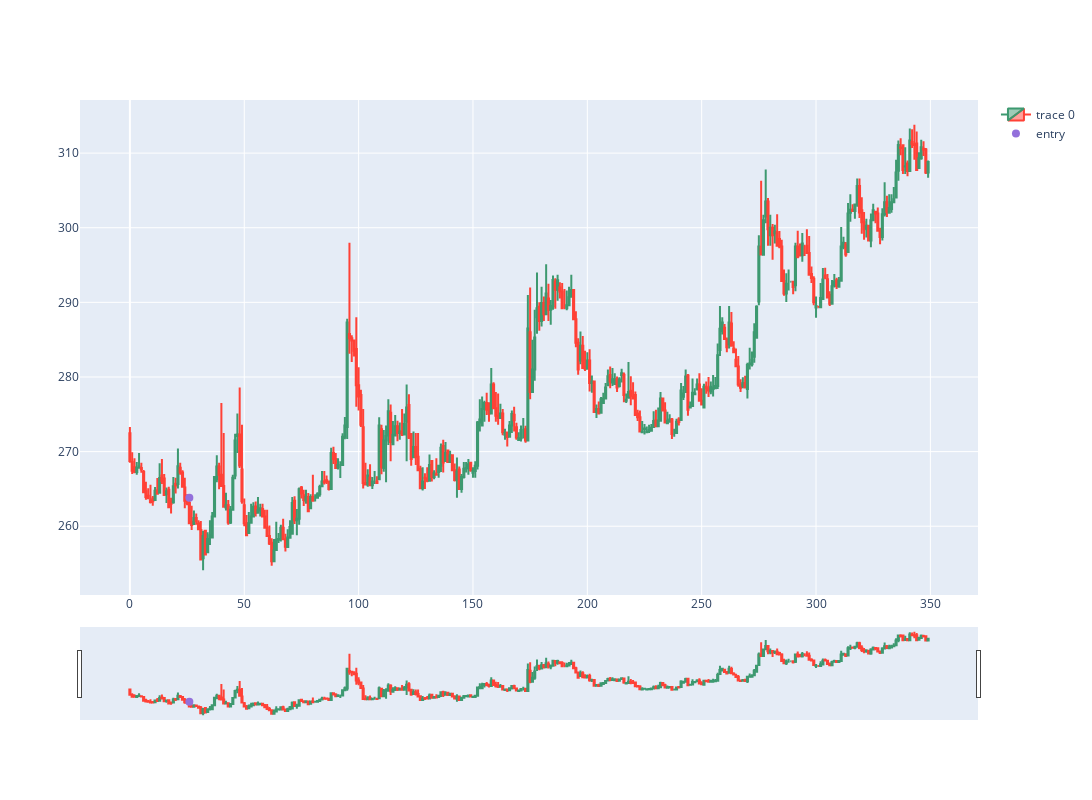

The code cell stored with this chart in its notebook:
### Code cell
import plotly.graph_objects as go
from plotly.subplots import make_subplots
from datetime import datetime
st=0
dfpl = df[st:st+350]
fig = make_subplots(rows=1, cols=1)

fig.add_trace(go.Candlestick(x=dfpl.index,
                             open=dfpl['Open'],
                             high=dfpl['High'],
                             low=dfpl['Low'],
                             close=dfpl['Close']),
              row=1, col=1)

fig.add_trace(go.Scatter(x=dfpl.index, y=dfpl['pointpos'], mode="markers",
                         marker=dict(size=8, color="MediumPurple"),
                         name="entry"),
              row=1, col=1)

fig.update_layout(width=1200, height=800, sliders=[])
fig.show()

### Figure 1 — Plotly figure (JSON) as saved in the notebook; plotly's stock layout.template omitted (floating-point values rounded to 4 significant figures; data arrays with more than 128 entries replaced by an {"elided": "..."} marker saying what was removed)
{"data": [{"close": {"elided": "350 float values"}, "high": {"elided": "350 float values"}, "low": {"elided": "350 float values"}, "open": {"elided": "350 float values"}, "type": "candlestick", "x": {"elided": "350 int values"}, "xaxis": "x", "yaxis": "y"}, {"marker": {"color": "MediumPurple", "size": 8}, "mode": "markers", "name": "entry", "type": "scatter", "x": {"elided": "350 int values"}, "xaxis": "x", "y": {"elided": "350 float values"}, "yaxis": "y"}], "layout": {"height": 800, "width": 1200, "xaxis": {"anchor": "y", "domain": [0, 1]}, "yaxis": {"anchor": "x", "domain": [0, 1]}}}
